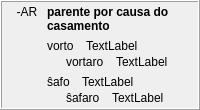
            <widget class="QFrame" name="frame_24">
             <property name="frameShape">
              <enum>QFrame::Box</enum>
             </property>
             <property name="frameShadow">
              <enum>QFrame::Raised</enum>
             </property>
             <layout class="QHBoxLayout" name="horizontalLayout_16">
              <property name="topMargin">
               <number>3</number>
              </property>
              <property name="bottomMargin">
               <number>3</number>
              </property>
              <item>
               <widget class="QLabel" name="label_332">
                <property name="sizePolicy">
                 <sizepolicy hsizetype="Maximum" vsizetype="Preferred">
                  <horstretch>0</horstretch>
                  <verstretch>0</verstretch>
                 </sizepolicy>
                </property>
                <property name="text">
                 <string> -AR </string>
                </property>
                <property name="alignment">
                 <set>Qt::AlignHCenter|Qt::AlignTop</set>
                </property>
                <property name="tipo" stdset="0">
                 <string>afikso</string>
                </property>
               </widget>
              </item>
              <item>
               <layout class="QVBoxLayout" name="verticalLayout_365">
                <item>
                 <widget class="QLabel" name="Lec08_Label631">
                  <property name="styleSheet">
                   <string notr="true">font-weight: bold;</string>
                  </property>
                  <property name="text">
                   <string>parente por causa do casamento</string>
                  </property>
                  <property name="wordWrap">
                   <bool>true</bool>
                  </property>
                 </widget>
                </item>
                <item>
                 <layout class="QVBoxLayout" name="verticalLayout_24">
                  <item>
                   <layout class="QVBoxLayout" name="verticalLayout_366">
                    <property name="spacing">
                     <number>2</number>
                    </property>
                    <item>
                     <layout class="QHBoxLayout" name="horizontalLayout_600">
                      <property name="spacing">
                       <number>12</number>
                      </property>
                      <item>
                       <widget class="neklakebla_nova" name="Lec08_Button614">
                        <property name="text">
                         <string>vorto</string>
                        </property>
                        <property name="wordWrap">
                         <bool>true</bool>
                        </property>
                       </widget>
                      </item>
                      <item>
                       <widget class="QLabel" name="Lec08_Label632">
                        <property name="sizePolicy">
                         <sizepolicy hsizetype="Expanding" vsizetype="Preferred">
                          <horstretch>0</horstretch>
                          <verstretch>0</verstretch>
                         </sizepolicy>
                        </property>
                        <property name="text">
                         <string>TextLabel</string>
                        </property>
                        <property name="wordWrap">
                         <bool>true</bool>
                        </property>
                       </widget>
                      </item>
                     </layout>
                    </item>
                    <item>
                     <layout class="QHBoxLayout" name="horizontalLayout_601">
                      <property name="spacing">
                       <number>12</number>
                      </property>
                      <item>
                       <widget class="label_sago_reversa" name="label_387">
                        <property name="sizePolicy">
                         <sizepolicy hsizetype="Maximum" vsizetype="Preferred">
                          <horstretch>0</horstretch>
                          <verstretch>0</verstretch>
                         </sizepolicy>
                        </property>
                        <property name="text">
                         <string/>
                        </property>
                        <property name="pixmap">
                         <pixmap resource="../resources/ikonoj.qrc">:/ikonoj/sago_revena.png</pixmap>
                        </property>
                       </widget>
                      </item>
                      <item>
                       <widget class="neklakebla_nova" name="Lec08_Button615">
                        <property name="text">
                         <string>vortaro</string>
                        </property>
                        <property name="wordWrap">
                         <bool>true</bool>
                        </property>
                       </widget>
                      </item>
                      <item>
                       <widget class="QLabel" name="Lec08_Label633">
                        <property name="sizePolicy">
                         <sizepolicy hsizetype="Expanding" vsizetype="Preferred">
                          <horstretch>0</horstretch>
                          <verstretch>0</verstretch>
                         </sizepolicy>
                        </property>
                        <property name="text">
                         <string>TextLabel</string>
                        </property>
                        <property name="wordWrap">
                         <bool>true</bool>
                        </property>
                       </widget>
                      </item>
                     </layout>
                    </item>
                   </layout>
                  </item>
                 </layout>
                </item>
                <item>
                 <layout class="QVBoxLayout" name="verticalLayout_367">
                  <property name="spacing">
                   <number>2</number>
                  </property>
                  <item>
                   <layout class="QHBoxLayout" name="horizontalLayout_602">
                    <property name="spacing">
                     <number>12</number>
                    </property>
                    <item>
                     <widget class="neklakebla_nova" name="Lec08_Button37">
                      <property name="text">
                       <string>ŝafo</string>
                      </property>
                      <property name="wordWrap">
                       <bool>true</bool>
                      </property>
                     </widget>
                    </item>
                    <item>
                     <widget class="QLabel" name="Lec08_Label46">
                      <property name="sizePolicy">
                       <sizepolicy hsizetype="Expanding" vsizetype="Preferred">
                        <horstretch>0</horstretch>
                        <verstretch>0</verstretch>
                       </sizepolicy>
                      </property>
                      <property name="text">
                       <string>TextLabel</string>
                      </property>
                      <property name="wordWrap">
                       <bool>true</bool>
                      </property>
                     </widget>
                    </item>
                   </layout>
                  </item>
                  <item>
                   <layout class="QHBoxLayout" name="horizontalLayout_603">
                    <property name="spacing">
                     <number>12</number>
                    </property>
                    <item>
                     <widget class="label_sago_reversa" name="label_386">
                      <property name="sizePolicy">
                       <sizepolicy hsizetype="Maximum" vsizetype="Preferred">
                        <horstretch>0</horstretch>
                        <verstretch>0</verstretch>
                       </sizepolicy>
                      </property>
                      <property name="text">
                       <string/>
                      </property>
                      <property name="pixmap">
                       <pixmap resource="../resources/ikonoj.qrc">:/ikonoj/sago_revena.png</pixmap>
                      </property>
                     </widget>
                    </item>
                    <item>
                     <widget class="neklakebla_nova" name="Lec08_Button38">
                      <property name="text">
                       <string>ŝafaro</string>
                      </property>
                      <property name="wordWrap">
                       <bool>true</bool>
                      </property>
                     </widget>
                    </item>
                    <item>
                     <widget class="QLabel" name="Lec08_Label47">
                      <property name="sizePolicy">
                       <sizepolicy hsizetype="Expanding" vsizetype="Preferred">
                        <horstretch>0</horstretch>
                        <verstretch>0</verstretch>
                       </sizepolicy>
                      </property>
                      <property name="text">
                       <string>TextLabel</string>
                      </property>
                      <property name="wordWrap">
                       <bool>true</bool>
                      </property>
                     </widget>
                    </item>
                   </layout>
                  </item>
                 </layout>
                </item>
               </layout>
              </item>
             </layout>
            </widget>
